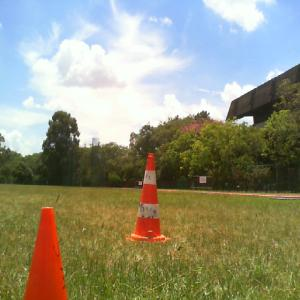
#> input picture Taller3/Conos.jpg, 300 x 300 px
$ jupyter execute Taller3.ipynb
#> lines starting #> are read from the running program, lines starting #| are printed output that depends on the picture; after the words box and inside, x2 and y2 are one past the last pixel; in counts of white or black regions, pixels touching at a corner belong together
# Taller 3: Morfologia

#### Daniel Felipe Segura Rincon
#### Andres Felipe Zuleta Romero
#### Juan Andres Barrera Rodriguez

[cell 1]
import cv2
from PIL import Image
import numpy as np
import seaborn as sns
import matplotlib.pyplot as plt
import skimage.morphology as morph

[cell 2]
conos = cv2.imread('Conos.jpg',0)
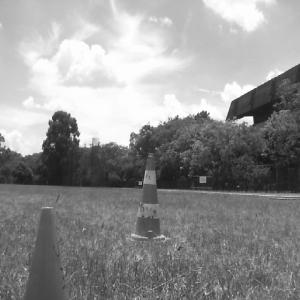
#> conos: shape (300, 300); min 17, max 255, mean 145.4
bicicleta = cv2.imread('Bicicleta.jpg',0)
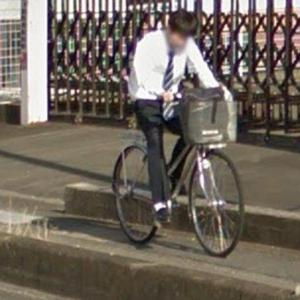
#> input picture Taller3/Bicicleta.jpg, 300 x 300 px
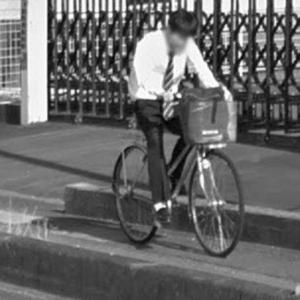
#> bicicleta: shape (300, 300); min 0, max 255, mean 103
crosswalk = cv2.imread('Crosswalk.jpg',0)
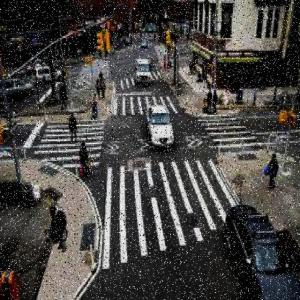
#> input picture Taller3/Crosswalk.jpg, 300 x 300 px
#> crosswalk: shape (300, 300); min 0, max 255, mean 70.7
hidrantes = cv2.imread('Hidrantes.jpg', 0)
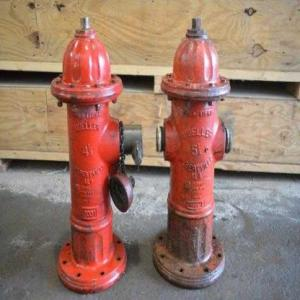
#> input picture Taller3/Hidrantes.jpg, 300 x 300 px
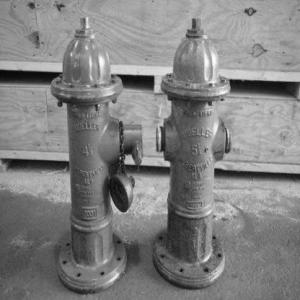
#> hidrantes: shape (300, 300); min 2, max 255, mean 129.2

[cell 3]
plt.figure(1)
plt.subplots_adjust(top=1.75,bottom=0.3,left=0.10,right=2,hspace=0.25,wspace=0.5)
plt.subplot(221),plt.imshow(bicicleta,cmap='gray')
plt.xticks([]), plt.yticks([])
plt.subplot(222),plt.imshow(conos,cmap='gray')
plt.xticks([]), plt.yticks([])
plt.subplot(223),plt.imshow(crosswalk,cmap='gray')
plt.xticks([]), plt.yticks([])
plt.subplot(224),plt.imshow(hidrantes,cmap='gray')
plt.xticks([]), plt.yticks([])

[cell 4]
def filtros (imagen, iteraciones):
#> called with iteraciones = 20
    ret, imagen_th = cv2.threshold(imagen, 50, 255, cv2.THRESH_BINARY_INV)
#> imagen_th: shape (300, 300); 5.3% white; 80 white regions (61 under 20 px), largest, box (x1, y1, x2, y2) and area: (104, 158, 138, 212) 752, (230, 80, 298, 96) 691, (0, 70, 62, 83) 580
    se1 = cv2.getStructuringElement(cv2.MORPH_RECT, (3,5))
    imagen_th = cv2.dilate(imagen_th,se1,iterations=2)
#> imagen_th: shape (300, 300); 15.5% white; 33 white regions, largest, box (x1, y1, x2, y2) and area: (102, 119, 176, 216) 2730, (151, 200, 200, 293) 2106, (228, 76, 300, 100) 1333
    imagen_adel = morph.thin(imagen_th, iteraciones)
#> imagen_adel: shape (300, 300) bool; 1% white in thin lines or dots
    plt.figure()
    plt.subplot(131),plt.imshow(imagen,cmap='gray')
    plt.title('Original'), plt.xticks([]), plt.yticks([])
    plt.subplot(132),plt.imshow(imagen_adel,cmap='gray')
    plt.title('Adelgazamiento'),plt.xticks([]),plt.yticks([])
    imagen_sk = morph.skeletonize(imagen_th // 255)
#> imagen_sk: shape (300, 300) bool; 1.2% white in thin lines or dots
    plt.subplot(133),plt.imshow(imagen_sk,cmap='gray')
    plt.title('Esqueleto'),plt.xticks([]),plt.yticks([])

[cell 5]
filtros(hidrantes,20)

[cell 6]
filtros(bicicleta,50)
#> in filtros (call 2), `ret, imagen_th = cv2.threshold(imagen, 50, 255, cv2.THRESH_BINARY_INV)`: imagen_th: shape (300, 300); 12.9% white; 217 white regions (155 under 20 px), largest, box (x1, y1, x2, y2) and area: (234, 19, 300, 152) 2504, (83, 80, 194, 194) 2329, (270, 1, 286, 76) 335
#> in filtros (call 2), `imagen_th = cv2.dilate(imagen_th,se1,iterations=2)`: imagen_th: shape (300, 300); 37.8% white; 21 white regions, largest, box (x1, y1, x2, y2) and area: (46, 0, 211, 252) 18304, (167, 0, 300, 156) 11595, (200, 222, 261, 261) 1029
#> in filtros (call 2), `imagen_adel = morph.thin(imagen_th, iteraciones)`: imagen_adel: shape (300, 300) bool; 3.6% white in thin lines or dots
#> in filtros (call 2), `imagen_sk = morph.skeletonize(imagen_th // 255)`: imagen_sk: shape (300, 300) bool; 3.9% white in thin lines or dots

[cell 7]
filtros(crosswalk,50)
#> call 3 of filtros, with iteraciones = 50
#> in filtros (call 3), `ret, imagen_th = cv2.threshold(imagen, 50, 255, cv2.THRESH_BINARY_INV)`:
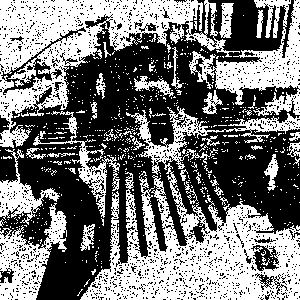
#> imagen_th: shape (300, 300); 46.7% white; 629 white regions (589 under 20 px), largest, box (x1, y1, x2, y2) and area: (80, 106, 300, 300) 15924, (0, 0, 240, 148) 11645, (189, 0, 300, 116) 4633
#> in filtros (call 3), `imagen_th = cv2.dilate(imagen_th,se1,iterations=2)`:
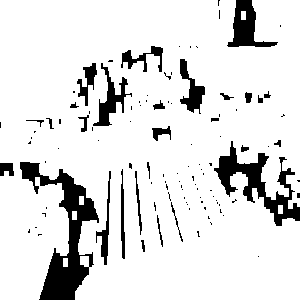
#> imagen_th: shape (300, 300); 88% white; 107 black regions (79 under 20 px), largest, box (x1, y1, x2, y2) and area: (20, 162, 99, 300) 3551, (214, 141, 300, 226) 2202, (227, 0, 278, 47) 1020
#> in filtros (call 3), `imagen_adel = morph.thin(imagen_th, iteraciones)`: imagen_adel: shape (300, 300) bool; 5.5% white in thin lines or dots
#> in filtros (call 3), `imagen_sk = morph.skeletonize(imagen_th // 255)`: imagen_sk: shape (300, 300) bool; 5.8% white in thin lines or dots

[cell 8]
filtros(conos,30)
#> call 4 of filtros, with iteraciones = 30
#> in filtros (call 4), `ret, imagen_th = cv2.threshold(imagen, 50, 255, cv2.THRESH_BINARY_INV)`: imagen_th: shape (300, 300); 8% white; 126 white regions (117 under 20 px), largest, box (x1, y1, x2, y2) and area: (156, 138, 300, 193) 3728, (12, 127, 144, 188) 2464, (237, 88, 281, 124) 507
#> in filtros (call 4), `imagen_th = cv2.dilate(imagen_th,se1,iterations=2)`:
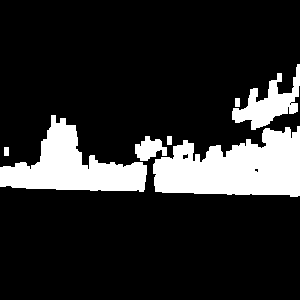
#> imagen_th: shape (300, 300); 16.6% white; 7 white regions, largest, box (x1, y1, x2, y2) and area: (153, 126, 300, 197) 7272, (0, 115, 147, 192) 5274, (232, 64, 300, 130) 1801
#> in filtros (call 4), `imagen_adel = morph.thin(imagen_th, iteraciones)`: imagen_adel: shape (300, 300) bool; 0.93% white in thin lines or dots, all inside (x1, y1, x2, y2) = (4, 65, 299, 190)
#> in filtros (call 4), `imagen_sk = morph.skeletonize(imagen_th // 255)`:
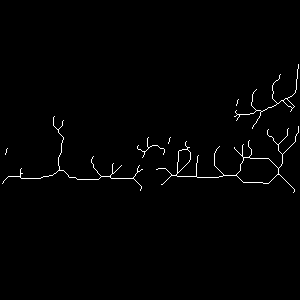
#> imagen_sk: shape (300, 300) bool; 1.1% white in thin lines or dots, all inside (x1, y1, x2, y2) = (2, 64, 299, 193)
